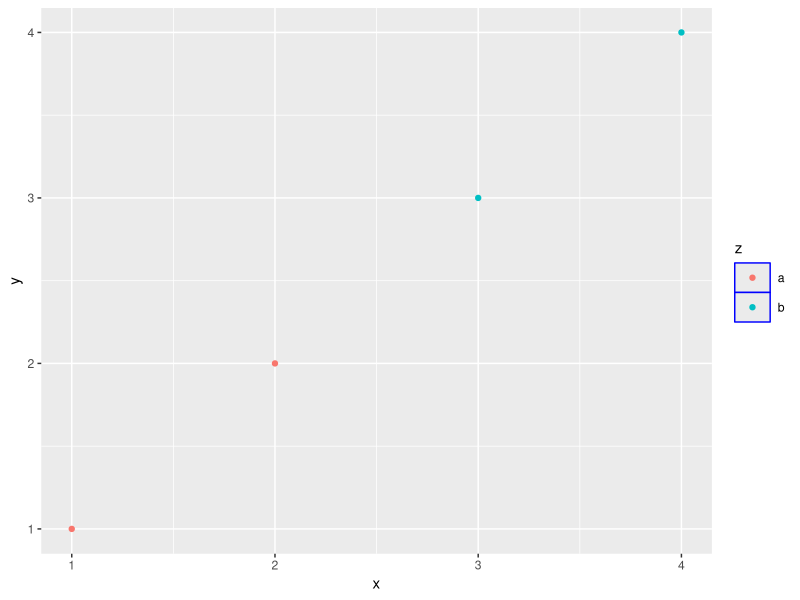

This figure's R source:
library(ggplot2)
df <- data.frame(x = 1:4, y = 1:4, z = rep(c("a", "b"), each = 2))
#The rep() function in R is used to replicate or repeat elements of a vector.
base <- ggplot(df, aes(x, y, colour = z)) + geom_point()

base + theme(
  legend.key = element_rect(color = "blue"),
  legend.key.width = unit(0.9, "cm"),
  legend.key.height = unit(0.75, "cm")
)
